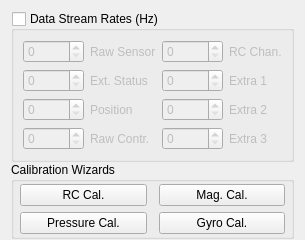
<?xml version="1.0" encoding="UTF-8"?>
<ui version="4.0">
 <class>QGCSensorSettingsWidget</class>
 <widget class="QWidget" name="QGCSensorSettingsWidget">
  <property name="geometry">
   <rect>
    <x>0</x>
    <y>0</y>
    <width>270</width>
    <height>226</height>
   </rect>
  </property>
  <property name="windowTitle">
   <string>Form</string>
  </property>
  <layout class="QVBoxLayout" name="verticalLayout_2">
   <property name="spacing">
    <number>0</number>
   </property>
   <property name="topMargin">
    <number>11</number>
   </property>
   <property name="bottomMargin">
    <number>1</number>
   </property>
   <item>
    <widget class="QGroupBox" name="groupBox">
     <property name="title">
      <string>Data Stream Rates (Hz)</string>
     </property>
     <property name="flat">
      <bool>true</bool>
     </property>
     <property name="checkable">
      <bool>true</bool>
     </property>
     <property name="checked">
      <bool>false</bool>
     </property>
     <layout class="QVBoxLayout" name="verticalLayout">
      <property name="spacing">
       <number>0</number>
      </property>
      <property name="margin">
       <number>0</number>
      </property>
      <item>
       <widget class="QWidget" name="widget_rates" native="true">
        <layout class="QGridLayout" name="gridLayout_2">
         <item row="0" column="0">
          <widget class="QSpinBox" name="spinBox_rawSensor">
           <property name="maximum">
            <number>10000</number>
           </property>
          </widget>
         </item>
         <item row="0" column="1">
          <widget class="QLabel" name="label">
           <property name="text">
            <string>Raw Sensor</string>
           </property>
          </widget>
         </item>
         <item row="0" column="2">
          <widget class="QSpinBox" name="spinBox_rc">
           <property name="maximum">
            <number>10000</number>
           </property>
          </widget>
         </item>
         <item row="0" column="3">
          <widget class="QLabel" name="label_5">
           <property name="text">
            <string>RC Chan.</string>
           </property>
          </widget>
         </item>
         <item row="1" column="0">
          <widget class="QSpinBox" name="spinBox_extended">
           <property name="maximum">
            <number>10000</number>
           </property>
          </widget>
         </item>
         <item row="1" column="1">
          <widget class="QLabel" name="label_2">
           <property name="text">
            <string>Ext. Status</string>
           </property>
          </widget>
         </item>
         <item row="1" column="2">
          <widget class="QSpinBox" name="spinBox_extra1">
           <property name="maximum">
            <number>10000</number>
           </property>
          </widget>
         </item>
         <item row="1" column="3">
          <widget class="QLabel" name="label_6">
           <property name="text">
            <string>Extra 1</string>
           </property>
          </widget>
         </item>
         <item row="2" column="0">
          <widget class="QSpinBox" name="spinBox_position">
           <property name="maximum">
            <number>10000</number>
           </property>
          </widget>
         </item>
         <item row="2" column="1">
          <widget class="QLabel" name="label_3">
           <property name="text">
            <string>Position</string>
           </property>
          </widget>
         </item>
         <item row="2" column="2">
          <widget class="QSpinBox" name="spinBox_extra2">
           <property name="maximum">
            <number>10000</number>
           </property>
          </widget>
         </item>
         <item row="2" column="3">
          <widget class="QLabel" name="label_7">
           <property name="text">
            <string>Extra 2</string>
           </property>
          </widget>
         </item>
         <item row="3" column="0">
          <widget class="QSpinBox" name="spinBox_controller">
           <property name="maximum">
            <number>10000</number>
           </property>
          </widget>
         </item>
         <item row="3" column="1">
          <widget class="QLabel" name="label_4">
           <property name="text">
            <string>Raw Contr.</string>
           </property>
          </widget>
         </item>
         <item row="3" column="2">
          <widget class="QSpinBox" name="spinBox_extra3">
           <property name="maximum">
            <number>10000</number>
           </property>
          </widget>
         </item>
         <item row="3" column="3">
          <widget class="QLabel" name="label_8">
           <property name="text">
            <string>Extra 3</string>
           </property>
          </widget>
         </item>
        </layout>
       </widget>
      </item>
     </layout>
    </widget>
   </item>
   <item>
    <widget class="QGroupBox" name="groupBox_3">
     <property name="title">
      <string>Calibration Wizards</string>
     </property>
     <layout class="QGridLayout" name="gridLayout" columnstretch="100,100">
      <property name="leftMargin">
       <number>6</number>
      </property>
      <property name="topMargin">
       <number>2</number>
      </property>
      <property name="rightMargin">
       <number>6</number>
      </property>
      <property name="bottomMargin">
       <number>2</number>
      </property>
      <property name="horizontalSpacing">
       <number>12</number>
      </property>
      <property name="verticalSpacing">
       <number>6</number>
      </property>
      <item row="0" column="0">
       <widget class="QPushButton" name="rcCalButton">
        <property name="text">
         <string>RC Cal.</string>
        </property>
       </widget>
      </item>
      <item row="0" column="1">
       <widget class="QPushButton" name="magCalButton">
        <property name="text">
         <string>Mag. Cal.</string>
        </property>
       </widget>
      </item>
      <item row="1" column="1">
       <widget class="QPushButton" name="gyroCalButton">
        <property name="text">
         <string>Gyro Cal.</string>
        </property>
       </widget>
      </item>
      <item row="1" column="0">
       <widget class="QPushButton" name="pressureCalButton">
        <property name="text">
         <string>Pressure Cal.</string>
        </property>
       </widget>
      </item>
     </layout>
    </widget>
   </item>
  </layout>
 </widget>
 <resources/>
 <connections/>
</ui>
